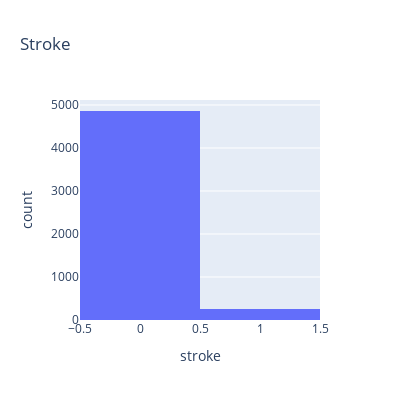

Notebook code for this chart:
### Markdown cell above
> **8. Stroke:**

### Code cell
fig = px.histogram(df, x="stroke", title='Stroke', width=400, height=400)
fig.show()

# 0 means No Stroke, 1 means Stroke

### Figure 1 — Plotly figure (JSON) as saved in the notebook; plotly's stock layout.template omitted (floating-point values rounded to 4 significant figures; data arrays with more than 128 entries replaced by an {"elided": "..."} marker saying what was removed)
{"data": [{"alignmentgroup": "True", "bingroup": "x", "hovertemplate": "stroke=%{x}<br>count=%{y}<extra></extra>", "legendgroup": "", "marker": {"color": "#636efa", "pattern": {"shape": ""}}, "name": "", "offsetgroup": "", "orientation": "v", "showlegend": false, "type": "histogram", "x": {"elided": "5110 int values"}, "xaxis": "x", "yaxis": "y"}], "layout": {"barmode": "relative", "height": 400, "legend": {"tracegroupgap": 0}, "title": {"text": "Stroke"}, "width": 400, "xaxis": {"anchor": "y", "domain": [0, 1], "title": {"text": "stroke"}}, "yaxis": {"anchor": "x", "domain": [0, 1], "title": {"text": "count"}}}}
